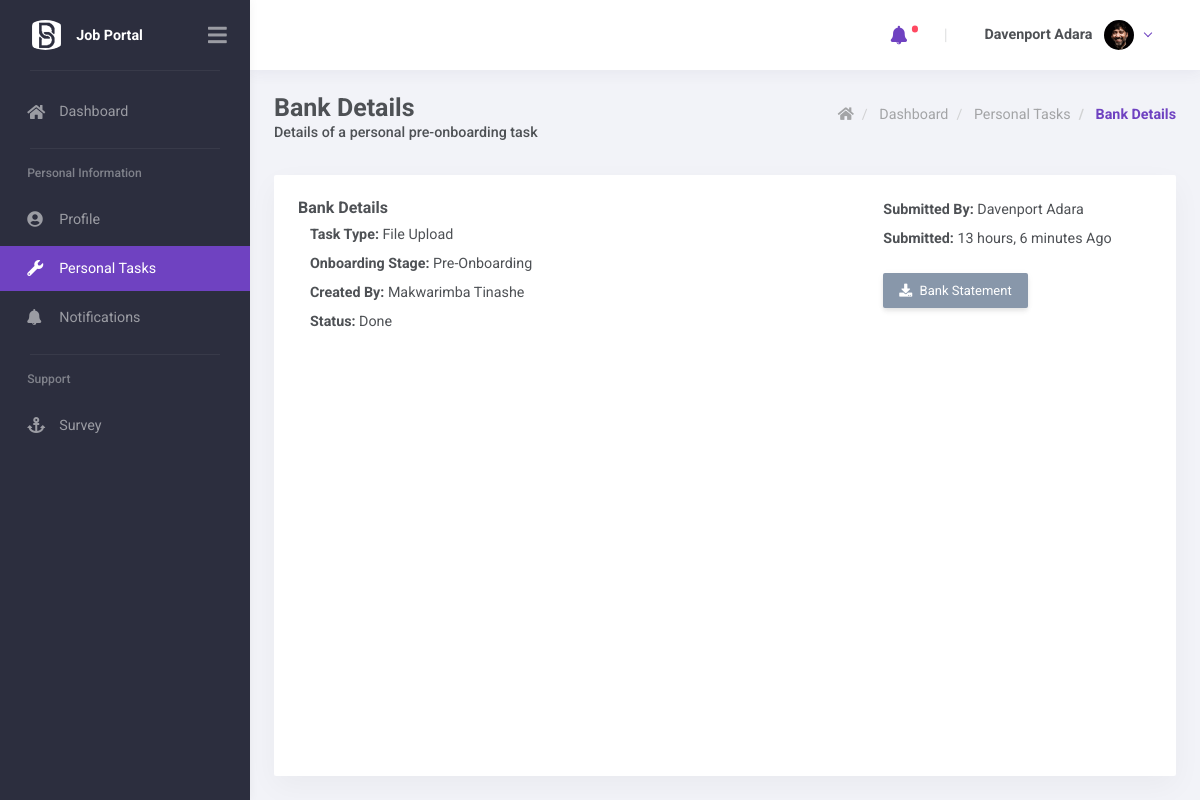
The app's page /app/personal-tasks/59a62040-e229-48a9-a2a7-0c7f9c1419f8/ (signed in) with its own data.
### core/models.py (models this page shows, shortened)
class Employee(AbstractUser, PermissionsMixin):
    id = models.UUIDField(primary_key=True, default=uuid.uuid4, editable=False)
    employee_number = models.CharField(max_length=10, editable=False, unique=True)
    nationalIdNo = models.CharField(max_length=150, help_text="format:XX-XXXXXX-A-XX", unique=True,
                                    verbose_name="Nation ID Number")
    profilePhoto = models.ImageField(blank=True, null=True, upload_to="users/profile-photos",
                                     verbose_name="Profile Photo")
    username = models.CharField(max_length=150, unique=True)
    email = models.EmailField(max_length=255, unique=True, )
    phone = PhoneNumberField(max_length=20, verbose_name="Phone Number")
    SEX_CHOICES = [
        ("MALE", "Male"),
        ("FEMALE", "Female"),
        ("UNKNOWN", "Unknown"),
    ]
    date_of_birth = models.DateField(blank=True, null=True)
    sex = models.CharField(max_length=10, choices=SEX_CHOICES, default="UNKNOWN", verbose_name="Sex")
    address_line_1 = models.CharField(max_length=255, blank=True, null=True, verbose_name="Address Line 1")
    address_line_2 = models.CharField(max_length=255, blank=True, null=True, verbose_name="Address Line 2")
    ROLE_CHOICES = [
        ('ADMIN', 'Admin'),
        ('APPLICANT', 'Applicant'),
        ('HR OFFICER', 'HR Officer'),
        ("EMPLOYEE", "Employee")
    ]
    role = models.CharField(max_length=255, choices=ROLE_CHOICES, default="ADMIN")
    active_assignment = models.OneToOneField('JobAssignments', on_delete=models.SET_NULL,
                                             related_name="active_employee", null=True, blank=True)
    objects = CustomUserManager()
    USERNAME_FIELD = 'email'
    REQUIRED_FIELDS = [
        "phone",
        "username",
        "first_name",
        "last_name",
        "nationalIdNo"
    ]
    def __str__(self):
        return self.last_name.upper() + " " + self.first_name.upper()
    class Meta:
        ordering = ["first_name", "last_name"]
        unique_together = [("nationalIdNo")]
        verbose_name = "Employee"
        verbose_name_plural = "Employees"

class BaseModel(models.Model):
    id = models.UUIDField(primary_key=True, default=uuid.uuid4, editable=False)
    createdAt = models.DateTimeField(auto_now_add=True)
    updatedAt = models.DateTimeField(auto_now=True)
    class Meta:
        abstract = True

class Assignment(BaseModel):
    task = models.ForeignKey(Task, on_delete=models.CASCADE, related_name="assignments")
    assigned_to = models.ForeignKey(Employee, on_delete=models.CASCADE, related_name="assignments")
    due_date = models.DateTimeField()
    STATUS_CHOICES = [
        ('Pending', 'Not Done'),
        ('Submitted', 'Pending'),
        ('Done', 'Done')
    ]
    file_name = models.CharField(max_length=255, blank=True, null=True, verbose_name="File Name")
    file = models.FileField(upload_to='documents/', blank=True, null=True,
                            verbose_name="File")  # Path to the uploaded document
    day_before_notification = models.BooleanField(default=False)
    hours_before_notification = models.BooleanField(default=False)
    hours_after_notification = models.BooleanField(default=False)
    day_after_notification = models.BooleanField(default=False)
    status = models.CharField(max_length=14, choices=STATUS_CHOICES, default='Pending')
    objects = AssignmentQuerySet.as_manager()
    class Meta:
        verbose_name = "Assignment"
        verbose_name_plural = "Assignments"
        unique_together = ("task", "assigned_to")
        ordering = ["-status", "due_date"]

class Task(BaseModel):
    workflow = models.ForeignKey(Workflow, on_delete=models.CASCADE, related_name="tasks")
    name = models.CharField(max_length=255)  # Task name (e.g., 'Prepare welcome kit', 'Training')
    description = models.TextField(blank=True, null=True, verbose_name="Task Description")
    type_choices = [
        ('file', 'File Upload'),
        ('meeting', 'Meeting'),
        ('interview', 'Interview'),
        ('training', 'Training Session'),
    ]
    task_type = models.CharField(max_length=10, choices=type_choices)  # Type of task
    stage_choices = [
        ('pre-onboarding', 'Pre-Onboarding'),
        ('onboarding', 'Onboarding'),
    ]
    days = models.PositiveIntegerField(default=0, verbose_name="Days from Start Date")
    hours = models.PositiveIntegerField(default=0, verbose_name="Hours from Start Date")
    minutes = models.PositiveIntegerField(default=0, verbose_name="Hours from Start Date")
    stage = models.CharField(max_length=14, default="pre-onboarding", choices=stage_choices)
    document_name = models.FileField(max_length=255, upload_to="tasks/documents", blank=True,
                                     null=True,
                                     verbose_name="Instruction Document")  # Optional document associated with the task
    created_by = models.ForeignKey(Employee, on_delete=models.SET_NULL, null=True)  # Who created the task

### core/views.py (the view, shortened to what this page needs)
# urls.py: path('app/personal-tasks/<uuid:pk>/', PersonalTaskDetailsView.as_view(), name='app_tasks_personal_details'),
class PersonalTaskDetailsView(AccessRequiredMixin, UpdateView):
    template_name = 'pages/personal_tasks_details.html'
    required_roles = ["ADMIN", "HR OFFICER", "EMPLOYEE"]
    form_class = DocumentUploadForm
    model = Assignment
    def get_context_data(self, **kwargs):
        context = super().get_context_data(**kwargs)
        context["now"] = timezone.now()
        context["personal"] = True
        return context

### core/models.py (called while the page is built)
    def unread(self, include_deleted=False):
        return self.filter(unread=True, deleted=False)

    @property
    def timesince(self, now=None):
        from django.utils.timesince import timesince as timesince_
        return timesince_(self.createdAt, now)

### templates/pages/personal_tasks_details.html (shortened to what this page needs)
{% extends "layouts/app.layout.html" %}
{% block app-content %}
    {% include "includes/personal_tasks_details/header.html" %}
    <div class="card flex-grow-1">
        <div class="card-body">
            <div class="row mb-4 justify-content-between">
                <div class="col-12 col-md-6 mb-4 mb-md-0">
                    <h5 class="font-weight-bold mb-2">
                        {{ object.task.name | title }}
                    </h5>
                    <div class="col-12 col-md-12 mb-2">
                        <span class="font-weight-bold">Task Type:</span>
                        <span class="font-weight-normal">{{ object.task.get_task_type_display | title }}</span>
                    </div>
                    <div class="col-12 col-md-12 mb-2">
                        <span class="font-weight-bold">Onboarding Stage:</span>
                        <span class="font-weight-normal">{{ object.task.get_stage_display | title }}</span>
                    </div>
                    <div class="col-12 col-md-12 mb-2">
                        <span class="font-weight-bold">Created By:</span>
                        <span class="font-weight-normal">{{ object.task.created_by | title }}</span>
                    </div>
                    <div class="col-12 col-md-12 mb-2">
                        <span class="font-weight-bold">Status:</span>
                        <span class="font-weight-normal">{{ object.get_status_display | title }}</span>
                    </div>
                </div>
                <div class="col-12 col-md-6 col-xl-4">
                    {% if personal %}
                        {% if object.task.task_type == "file" %}
                            {% if object.status == "Pending" %}
                                <h6 class="font-weight-bold mb-4">File upload</h6>
                                <form enctype="multipart/form-data" novalidate method="post">
                                    {% csrf_token %}
                                    {% if form.non_field_errors %}
                                        {% include "components/forms/error.html" with error=form.non_field_errors %}
                                    {% endif %}
                                    {% include "components/forms/field.html" with field=form.file_name %}
                                    {% include "components/forms/field.html" with field=form.file %}
                                    <button type="submit" class="btn btn-primary">Submit</button>
                                </form>
                            {% else %}
                                <div class=" mb-2">
                                    <span class="font-weight-bold">Submitted By:</span>
                                    <span class="font-weight-normal">{{ object.assigned_to | title }}</span>
                                </div>
                                <div class=" mb-2">
                                    <span class="font-weight-bold">Submitted:</span>
                                    <span class="font-weight-normal">{{ object.createdAt | timesince }} Ago</span>
                                </div>
                                <div class="d-flex gap-4 mt-4">
                                    {% if object.file %}
                                        <a href="{{ object.file.url }}" target="_blank"
                                           class="btn text-capitalize btn-secondary font-weight-normal">
                                            <i class="fas fa-download mr-1"></i>
                                            <span>{{ object.file_name | truncatechars:20 | title }}</span>
                                        </a>
                                    {% endif %}
                                </div>
                            {% endif %}
                        {% endif %}
                    {% endif %}
                </div>
            </div>
        </div>
    </div>
{% endblock %}

### templates/layouts/includes/user-dropdown.html (shortened to what this page needs)
{% load static random_color %}
<div class="demo-navbar-user nav-item dropdown">
            <a class="nav-link dropdown-toggle" href="#" data-toggle="dropdown">
                <div class="d-inline-flex flex-lg-row-reverse align-items-center align-middle">
                    {% if request.user.profilePhoto %}
                    	 <img src="{{ request.user.profilePhoto.url }}" alt
                         class="d-block ui-w-30 rounded-circle">
                   {% else %}
                        <div class="d-flex align-items-center justify-content-center ui-w-30 rounded-circle {% random_user_color %} text-white">
                        {{ request.user.first_name | first  }}
                        </div>
                    {% endif %}
                    <span class="px-1 text-dark font-weight-bold mr-lg-2 ml-2 ml-lg-0 d-none d-md-inline">
                        {{ request.user | title }}
                    </span>
                </div>
            </a>
        </div>

### templates/includes/personal_tasks_details/header.html
<div class="row mb-4">
    <div class="col-md-12 m-b-30">
        <div class="d-block d-md-flex flex-nowrap align-items-center">
            <div class="page-title mb-2 mb-sm-0">
                <h3 class="font-weight-bold mb-0">
                    {{ object.task.name }}
                </h3>
                <p class="font-weight-semibold mb-2">Details of a personal {{ object.task.get_stage_display | lower }} task </p>
            </div>
            <div class="ml-auto d-flex align-items-center">
                <nav>
                    <ol class="breadcrumb p-0 m-b-0">
                         <li class="breadcrumb-item">
                            <a href="{% url 'index' %}"><i class="fas fa-home"></i></a>
                        </li>
                        <li class="breadcrumb-item">
                           <a href="{% url 'app_dashboard' %}">Dashboard</a>
                        </li>
                        {% if personal %}
                        	<li class="breadcrumb-item">
                            <a href="{% url 'app_tasks_personal_list' %}">Personal Tasks</a>
                        </li>
                            {% else %}
                            <li class="breadcrumb-item">
                            <a href="{% url 'app_tasks_list' %}">Tasks</a>
                        </li>
                        {% endif %}
                        <li class="breadcrumb-item active font-weight-bold text-primary" aria-current="page">
                             {{ object.task.name }}
                        </li>
                    </ol>
                </nav>
            </div>
        </div>
    </div>
</div>

### static/assets/css/uikit.css (style rules this page uses)
.ui-w-30 { width: 30px !important; height: 30px !important; }

### records on screen
Employee: user.profilePhoto (picture), user "Davenport Adara"
Assignment: task.name "Bank Details", task.stage "pre-onboarding", task.task_type "File Upload", task.stage "Pre-Onboarding", task.created_by "Makwarimba Tinashe", status "Done", assigned_to "Davenport Adara", createdAt "13 hours, 6 minutes", file_name "Bank Statement"
